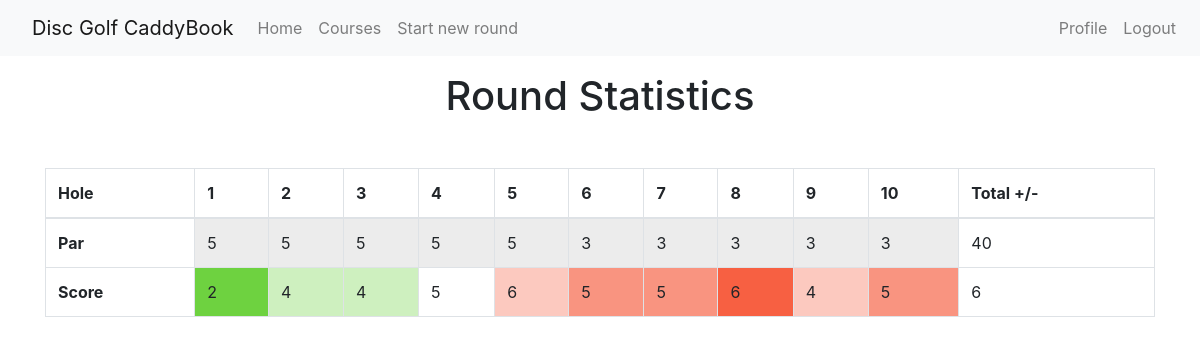
/roundview/4 (signed in), run on the app's committed database.
### app/models.py (models this page shows, shortened)
class Roundscore(db.Model):
    __tablename__ = 'round_hole'
    __table_args__ = (
        db.UniqueConstraint('hole', 'round_id'),
    )
    id = db.Column(db.Integer, primary_key=True)
    hole = db.Column(db.Integer)
    score = db.Column(db.Integer)
    ob = db.Column(db.Boolean)
    round_id = db.Column(db.Integer, db.ForeignKey('round.id'))
    def get_par(self, courseid):
        hole = Hole.query.filter_by(holecourse_id=courseid, holenum=self.hole).first_or_404()
        return hole.holepar

class Hole(db.Model):
    __tablename__ = 'course_hole'
    __table_args__ = (
        db.UniqueConstraint('holenum', 'holecourse_id'),
    )
    id = db.Column(db.Integer, primary_key=True)
    holenum = db.Column(db.Integer, index=True)
    holepar = db.Column(db.Integer)
    holelength = db.Column(db.Integer)
    holecourse_id = db.Column(db.Integer, db.ForeignKey('course.id'))

### app/routes.py (the view)
@app.route('/roundview/<roundid>')
@login_required
def roundview(roundid):
    round = Round.query.filter_by(id=roundid).first_or_404()
    scores = round.get_scores()
    course = Course.query.filter_by(id=round.roundcourse_id).first_or_404()
    return render_template('roundview.html', title='Roundview', scores=scores, course=course, round = round)

### app/models.py (called while the page is built)
@login.user_loader
def load_user(id):
    return User.query.get(int(id))

    def get_coursepar(self):
        holes = Hole.query.filter_by(holecourse_id=self.id)
        par = 0
        for hole in holes:
            par = par + hole.holepar
        return par

    def get_scores(self):
        scores = Roundscore.query.filter_by(round_id=self.id)
        return scores

    def get_totalscorepar(self):
        scores = Roundscore.query.filter_by(round_id=self.id)
        totalscore = 0
        for score in scores:
            totalscore = totalscore + score.score
        course = Course.query.filter_by(id=self.roundcourse_id).first_or_404()
        par = course.get_coursepar()
        return totalscore - par

### app/templates/roundview.html
{% extends "base.html" %}
{% block content %}
<div class="container my-3">
    <h1 class="text-center">Round Statistics</h1>
</div>
<div class="container my-5">
    <table class="table table-inverse table-bordered">
        <thead>
            <tr>
                <th scope="col">Hole</th>
                {% for score in scores %}
                <th scope="col">{{score.hole}}</th>
                {% endfor%}
                <th scope="col">Total +/-</th>
            </tr>
        </thead>
        <tbody>
            <tr>
                <th scope="col">Par</th>
                {% for score in scores %}
                <td class="table-active" scope="col">{{score.get_par(course.id)}}</td>
                {% endfor%}
                <td scope="col">{{course.get_coursepar()}}</td>
            </tr>
            <tr>
                <th scope="col">Score</th>
                {% for score in scores %}
                    {% if  score.score == 1 %}
                        {% if score.ob %}
                            <td style="background: #ffff90; border-color: #ff0000; border-width: 4px;" scope="col">{{ score.score }}</td>
                        {% else %}
                            <td style="background: #ffff90" scope="col">{{ score.score }}</td>
                        {% endif %}
                    {% elif score.score - score.get_par(course.id) == -1 %}
                        {% if score.ob %}
                            <td style="background-color: rgba(62,195,0,.25); border-color: #ff0000; border-width: 4px;" scope="col">{{ score.score }}</td>
                        {% else %}
                            <td style="background-color: rgba(62,195,0,.25)" scope="col">{{ score.score }}</td>
                        {% endif %}
                    {% elif score.score - score.get_par(course.id) == -2 %}
                        {% if score.ob %}
                            <td style="background-color: rgba(62,195,0,.50); border-width: 4px;" scope="col">{{ score.score }}</td>
                        {% else %}
                            <td style="background-color: rgba(62,195,0,.50)" scope="col">{{ score.score }}</td>
                        {% endif %}
                    {% elif score.score - score.get_par(course.id) < -2 %}
                        {% if score.ob %}
                            <td style="background-color: rgba(62,195,0,.75); border-color: #ff0000; border-width: 4px;" scope="col">{{ score.score }}</td>
                        {% else %}
                            <td style="background-color: rgba(62,195,0,.75)" scope="col">{{ score.score }}</td>
                        {% endif %}
                    {% elif score.score - score.get_par(course.id) == 1 %}
                        {% if score.ob %}
                            <td style="background-color: rgba(244,43,3,.25); border-color: #ff0000; border-width: 4px;" scope="col">{{ score.score }}</td>
                        {% else %}
                            <td style="background-color: rgba(244,43,3,.25)" scope="col">{{ score.score }}</td>
                        {% endif %}
                    {% elif score.score - score.get_par(course.id) == 2 %}
                        {% if score.ob %}
                            <td style="background-color: rgba(244,43,3,.50); border-color: #ff0000; border-width: 4px;" scope="col">{{ score.score }}</td>
                        {% else %}
                            <td style="background-color: rgba(244,43,3,.50)" scope="col">{{ score.score }}</td>
                        {% endif %}
                    {% elif score.score - score.get_par(course.id) > 2 %}
                        {% if score.ob %}
                            <td style="background-color: rgba(244,43,3,.75); border-color: #ff0000; border-width: 4px;" scope="col">{{ score.score }}</td>
                        {% else %}
                            <td style="background-color: rgba(244,43,3,.75)" scope="col">{{ score.score }}</td>
                        {% endif %}
                    {% else %}
                        {% if score.ob %}
                            <td style="border-color: #ff0000; border-width: 4px;" scope="col">{{ score.score }}</td>
                        {% else %}
                            <td scope="col">{{ score.score }}</td>
                        {% endif %}
                    {% endif %}
                {% endfor%}
                <td scope="col">{{round.get_totalscorepar()}}</td>
            </tr>
        </tbody>
    </table>
</div>
{% endblock %}

### app/templates/base.html (style rules this page uses)
html, body { height: 100%; }

### data on the page
Roundscore: hole "1", get_par "5", score "2", get_totalscorepar "6"
Roundscore: hole "2", get_par "5", score "4"
Roundscore: hole "3", get_par "5", score "4"
Roundscore: hole "4", get_par "5", score "5"
Roundscore: hole "5", get_par "5", score "6"
Roundscore: hole "6", get_par "3", score "5"
Roundscore: hole "7", get_par "3", score "5"
Roundscore: hole "8", get_par "3", score "6"
Roundscore: hole "9", get_par "3", score "4"
Roundscore: hole "10", get_par "3", score "5"
Hole: get_coursepar "40"
